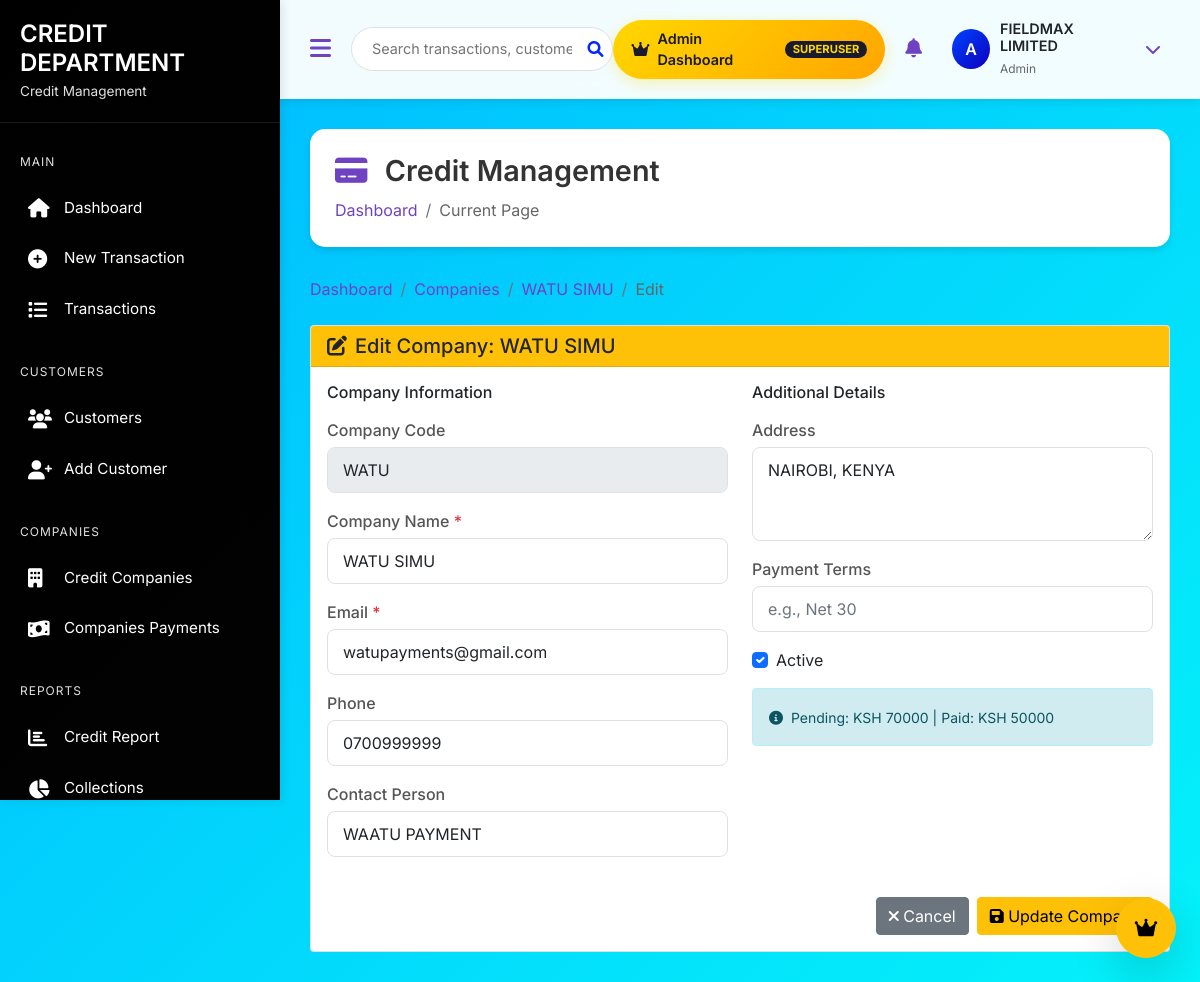
Page /credit/companies/1/edit/ (signed in) on the committed database.
### credit/models.py (models this page shows, shortened)
class CreditCompany(models.Model):
    name = models.CharField(max_length=200, unique=True)
    email = models.EmailField(help_text="Company email for communication")
    phone = models.CharField(max_length=20, blank=True)
    contact_person = models.CharField(max_length=200, blank=True)
    code = models.CharField(
        max_length=50,
        unique=True,
        blank=True,
        help_text="Auto-generated if left blank"
    )
    address = models.TextField(blank=True)
    payment_terms = models.CharField(
        max_length=255,
        blank=True,
        help_text="e.g., Net 30, Net 45, Weekly on Friday"
    )
    is_active = models.BooleanField(default=True)
    created_at = models.DateTimeField(auto_now_add=True)
    updated_at = models.DateTimeField(auto_now=True)
    created_by = models.ForeignKey(
        User,
        on_delete=models.SET_NULL,
        null=True,
        related_name='created_companies'
    )
    class Meta:
        ordering = ['name']
        verbose_name = 'Credit Company'
        verbose_name_plural = 'Credit Companies'
    @property
    def pending_amount(self):
        return self.transactions.filter(
            payment_status='pending'
        ).aggregate(models.Sum('ceiling_price'))['ceiling_price__sum'] or Decimal('0.00')
    @property
    def paid_amount(self):
        return self.transactions.filter(
            payment_status='paid'
        ).aggregate(models.Sum('ceiling_price'))['ceiling_price__sum'] or Decimal('0.00')

### credit/views.py (the view, shortened to what this page needs)
# urls.py: path('companies/<int:pk>/edit/', views.company_edit, name='company_edit'),
@login_required
def company_edit(request, pk):
    company = get_object_or_404(CreditCompany, pk=pk)
    context = {'company': company}
    return render(request, 'credit/companies/edit.html', context)

### templates/credit/companies/edit.html (shortened to what this page needs)
{% extends 'credit/staff_base.html' %}
{% load static %}
{% block content %}
<div class="mb-4">
    <nav aria-label="breadcrumb">
        <ol class="breadcrumb">
            <li class="breadcrumb-item"><a href="{% url 'credit:dashboard' %}">Dashboard</a></li>
            <li class="breadcrumb-item"><a href="{% url 'credit:company_list' %}">Companies</a></li>
            <li class="breadcrumb-item"><a href="{% url 'credit:company_detail' company.id %}">{{ company.name }}</a></li>
            <li class="breadcrumb-item active">Edit</li>
        </ol>
    </nav>
</div>
<div class="card">
    <div class="card-header bg-warning text-dark">
        <h5 class="mb-0"><i class="fas fa-edit me-2"></i>Edit Company: {{ company.name }}</h5>
    </div>
    <div class="card-body">
        <form method="post">
            <div class="row">
                <div class="col-md-6">
                    <h6 class="mb-3">Company Information</h6>
                    <div class="mb-3">
                        <label class="form-label">Company Code</label>
                        <input type="text" class="form-control" value="{{ company.code }}" readonly disabled>
                    </div>
                    <div class="mb-3">
                        <label class="form-label">Company Name <span class="text-danger">*</span></label>
                        <input type="text" name="name" class="form-control" value="{{ company.name }}" required>
                    </div>
                    <div class="mb-3">
                        <label class="form-label">Email <span class="text-danger">*</span></label>
                        <input type="email" name="email" class="form-control" value="{{ company.email }}" required>
                    </div>
                    <div class="mb-3">
                        <label class="form-label">Phone</label>
                        <input type="text" name="phone" class="form-control" value="{{ company.phone|default:'' }}">
                    </div>
                    <div class="mb-3">
                        <label class="form-label">Contact Person</label>
                        <input type="text" name="contact_person" class="form-control" value="{{ company.contact_person|default:'' }}">
                    </div>
                </div>
                <div class="col-md-6">
                    <h6 class="mb-3">Additional Details</h6>
                    <div class="mb-3">
                        <label class="form-label">Address</label>
                        <textarea name="address" class="form-control" rows="3">{{ company.address|default:'' }}</textarea>
                    </div>
                    <div class="mb-3">
                        <label class="form-label">Payment Terms</label>
                        <input type="text" name="payment_terms" class="form-control" value="{{ company.payment_terms|default:'' }}" placeholder="e.g., Net 30">
                    </div>
                    <div class="mb-3">
                        <div class="form-check">
                            <input type="checkbox" name="is_active" class="form-check-input" id="isActive" {% if company.is_active %}checked{% endif %}>
                            <label class="form-check-label" for="isActive">Active</label>
                        </div>
                    </div>
                    <div class="alert alert-info mt-3">
                        <small>
                            <i class="fas fa-info-circle me-1"></i>
                            Pending: KSH {{ company.pending_amount|floatformat:0 }} |
                            Paid: KSH {{ company.paid_amount|floatformat:0 }}
                        </small>
                    </div>
                </div>
            </div>
            <div class="d-flex justify-content-end gap-2 mt-4">
                <a href="{% url 'credit:company_detail' company.id %}" class="btn btn-secondary">
                    <i class="fas fa-times"></i> Cancel
                </a>
                <button type="submit" class="btn btn-warning">
                    <i class="fas fa-save"></i> Update Company
                </button>
            </div>
        </form>
    </div>
</div>
{% endblock %}

### templates/credit/staff_base.html (shortened to what this page needs)
<!DOCTYPE html>
<html lang="en">
<head>
    <link href="https://cdn.jsdelivr.net/npm/bootstrap@5.1.3/dist/css/bootstrap.min.css" rel="stylesheet">
    <link rel="stylesheet" href="https://cdnjs.cloudflare.com/ajax/libs/font-awesome/6.0.0/css/all.min.css">
    <link href="https://cdn.jsdelivr.net/npm/select2@4.1.0-rc.0/dist/css/select2.min.css" rel="stylesheet" />
    <link href="https://cdn.jsdelivr.net/npm/select2-bootstrap-5-theme@1.3.0/dist/select2-bootstrap-5-theme.min.css" rel="stylesheet" />
    <link rel="stylesheet" href="https://cdn.datatables.net/1.11.5/css/dataTables.bootstrap5.min.css">
    <link rel="stylesheet" href="https://cdnjs.cloudflare.com/ajax/libs/animate.css/4.1.1/animate.min.css"/>
</head>
<body>
    <div class="sidebar" id="sidebar">
        <div class="sidebar-header">
            <h3>CREDIT DEPARTMENT</h3>
            <small>Credit Management</small>
        </div>
        <div class="sidebar-menu">
            <div class="menu-section">
                <div class="menu-section-title">MAIN</div>
                <a href="{% url 'staff:credit_manager_dashboard' %}" class="menu-item {% if request.resolver_match.url_name == 'credit_manager_dashboard' %}active{% endif %}">
                    <i class="fas fa-home"></i>
                    <span class="menu-text">Dashboard</span>
                </a>
                <a href="{% url 'credit:transaction_create' %}" class="menu-item {% if 'create' in request.path %}active{% endif %}">
                    <i class="fas fa-plus-circle"></i>
                    <span class="menu-text">New Transaction</span>
                </a>
                <a href="{% url 'credit:transaction_list' %}" class="menu-item {% if 'list' in request.path %}active{% endif %}">
                    <i class="fas fa-list"></i>
                    <span class="menu-text">Transactions</span>
                </a>
            </div>
            <div class="menu-section">
                <div class="menu-section-title">CUSTOMERS</div>
                <a href="{% url 'credit:customer_list' %}" class="menu-item {% if 'customer' in request.path %}active{% endif %}">
                    <i class="fas fa-users"></i>
                    <span class="menu-text">Customers</span>
                </a>
                <a href="{% url 'credit:customer_add' %}" class="menu-item">
                    <i class="fas fa-user-plus"></i>
                    <span class="menu-text">Add Customer</span>
                </a>
            </div>
            <div class="menu-section">
                <div class="menu-section-title">COMPANIES</div>
                <a href="{% url 'credit:company_list' %}" class="menu-item {% if 'company' in request.path %}active{% endif %}">
                    <i class="fas fa-building"></i>
                    <span class="menu-text">Credit Companies</span>
                </a>
                <a href="{% url 'credit:payment_list' %}" class="menu-item {% if 'company' in request.path %}active{% endif %}">
                    <i class="fas fa-money-bill-wave"></i>
                    <span class="menu-text">Companies Payments</span>
                </a>
            </div>
            <div class="menu-section">
                <div class="menu-section-title">REPORTS</div>
                <a href="#" class="menu-item">
                    <i class="fas fa-chart-bar"></i>
                    <span class="menu-text">Credit Report</span>
                </a>
                <a href="#" class="menu-item">
                    <i class="fas fa-chart-pie"></i>
                    <span class="menu-text">Collections</span>
                </a>
            </div>
        </div>
    </div>
    <div class="main-content" id="mainContent">
        <nav class="top-nav d-flex align-items-center justify-content-between">
            <div class="d-flex align-items-center">
                <button class="nav-toggle" id="sidebarToggle">
                    <i class="fas fa-bars"></i>
                </button>
                <form class="search-box" action="{% url 'credit:transaction_list' %}" method="GET">
                    <input type="text" name="search" placeholder="Search transactions, customers..." value="{{ request.GET.search|default:'' }}">
                    <button type="submit"><i class="fas fa-search"></i></button>
                </form>
            </div>
            <div class="user-menu">
                {% if request.user.is_superuser %}
                <a href="{% url 'staff:staff_dashboard' %}" class="admin-switch-btn">
                    <i class="fas fa-crown"></i>
                    <span>Admin Dashboard</span>
                    <span class="badge">SUPERUSER</span>
                </a>
                {% endif %}
                <div class="notification-badge">
                    <i class="fas fa-bell"></i>
                </div>
                <div class="dropdown">
                    <div class="user-dropdown" data-bs-toggle="dropdown">
                        <div class="user-avatar">
                            {{ request.user.username|first|upper }}
                        </div>
                        <div class="user-info">
                            <h6>{{ request.user.get_full_name|default:request.user.username }}</h6>
                            <small>
                                {% if request.user.is_superuser %}Admin
                                {% elif request.user.is_staff %}Manager
                                {% else %}Credit Officer
                                {% endif %}
                            </small>
                        </div>
                        <i class="fas fa-chevron-down ms-2" style="color: #6f42c1;"></i>
                    </div>
                </div>
            </div>
        </nav>
        <div class="content-area">
            {% block page_header %}
            <div class="page-header">
                <div class="d-flex justify-content-between align-items-center">
                    <div>
                        <h1 class="page-title">
                            <i class="{% block page_icon %}fas fa-credit-card{% endblock %}"></i>
                            {% block page_title %}Credit Management{% endblock %}
                        </h1>
                        <nav aria-label="breadcrumb">
                            <ol class="breadcrumb">
                                {% block breadcrumb %}
                                <li class="breadcrumb-item"><a href="{% url 'credit:dashboard' %}">Dashboard</a></li>
                                <li class="breadcrumb-item active">Current Page</li>
                                {% endblock %}
                            </ol>
                        </nav>
                    </div>
                </div>
            </div>
            {% endblock %}
            {% block content %}{% endblock %}
        </div>
    </div>
    {% if request.user.is_superuser %}
    <div class="position-fixed bottom-0 end-0 p-4" style="z-index: 1050;">
        <a href="{% url 'staff:staff_dashboard' %}" class="btn btn-warning btn-lg rounded-circle shadow-lg"
           style="width: 60px; height: 60px; display: flex; align-items: center; justify-content: center;"
           data-bs-toggle="tooltip" title="Back to Admin Dashboard">
            <i class="fas fa-crown"></i>
        </a>
    </div>
    {% endif %}
</body>
</html>

### rows in the picture
CreditCompany: name "WATU SIMU", code "WATU", email "watupayments@gmail.com", phone "0700999999", contact_person "WAATU PAYMENT", address "NAIROBI, KENYA", is_active "☑", pending_amount "70000", paid_amount "50000"

### other values in the picture
{{ request.user.username|first|upper }} "A"
{{ request.user.get_full_name|default:request.user.username }} "FIELDMAX LIMITED"
